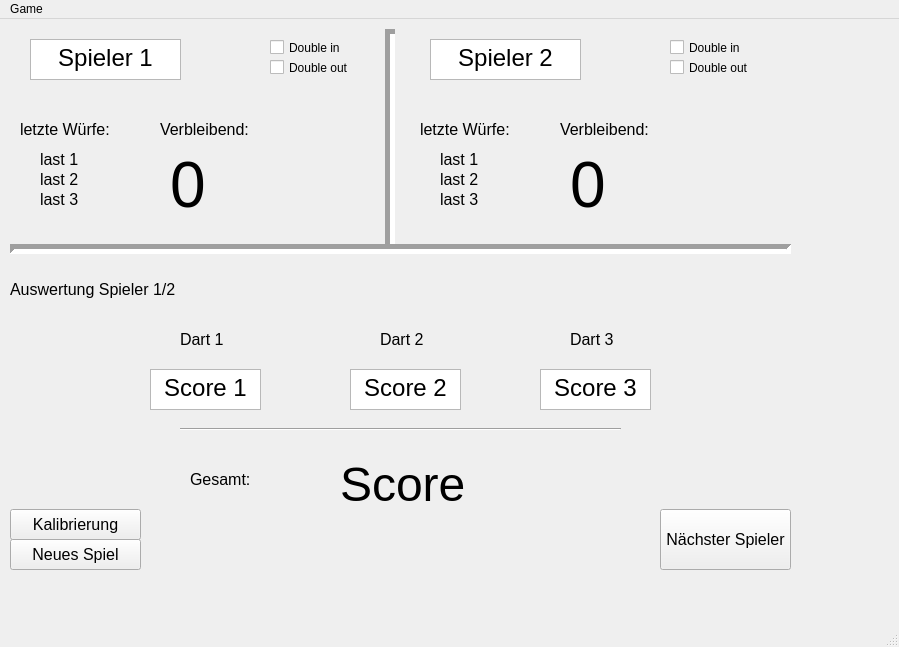
<?xml version="1.0" encoding="UTF-8"?>
<ui version="4.0">
 <class>MainWindow</class>
 <widget class="QMainWindow" name="MainWindow">
  <property name="geometry">
   <rect>
    <x>0</x>
    <y>0</y>
    <width>899</width>
    <height>647</height>
   </rect>
  </property>
  <property name="windowTitle">
   <string>MainWindow</string>
  </property>
  <widget class="QWidget" name="centralwidget">
   <widget class="QTextEdit" name="spieler1_textbox">
    <property name="geometry">
     <rect>
      <x>30</x>
      <y>20</y>
      <width>151</width>
      <height>41</height>
     </rect>
    </property>
    <property name="html">
     <string>&lt;!DOCTYPE HTML PUBLIC &quot;-//W3C//DTD HTML 4.0//EN&quot; &quot;http://www.w3.org/TR/REC-html40/strict.dtd&quot;&gt;
&lt;html&gt;&lt;head&gt;&lt;meta name=&quot;qrichtext&quot; content=&quot;1&quot; /&gt;&lt;style type=&quot;text/css&quot;&gt;
p, li { white-space: pre-wrap; }
&lt;/style&gt;&lt;/head&gt;&lt;body style=&quot; font-family:'MS Shell Dlg 2'; font-size:8.25pt; font-weight:400; font-style:normal;&quot;&gt;
&lt;p align=&quot;center&quot; style=&quot; margin-top:0px; margin-bottom:0px; margin-left:0px; margin-right:0px; -qt-block-indent:0; text-indent:0px;&quot;&gt;&lt;span style=&quot; font-size:18pt;&quot;&gt;Spieler 1&lt;/span&gt;&lt;/p&gt;&lt;/body&gt;&lt;/html&gt;</string>
    </property>
   </widget>
   <widget class="QTextEdit" name="spieler2_textbox">
    <property name="geometry">
     <rect>
      <x>430</x>
      <y>20</y>
      <width>151</width>
      <height>41</height>
     </rect>
    </property>
    <property name="html">
     <string>&lt;!DOCTYPE HTML PUBLIC &quot;-//W3C//DTD HTML 4.0//EN&quot; &quot;http://www.w3.org/TR/REC-html40/strict.dtd&quot;&gt;
&lt;html&gt;&lt;head&gt;&lt;meta name=&quot;qrichtext&quot; content=&quot;1&quot; /&gt;&lt;style type=&quot;text/css&quot;&gt;
p, li { white-space: pre-wrap; }
&lt;/style&gt;&lt;/head&gt;&lt;body style=&quot; font-family:'MS Shell Dlg 2'; font-size:8.25pt; font-weight:400; font-style:normal;&quot;&gt;
&lt;p align=&quot;center&quot; style=&quot; margin-top:0px; margin-bottom:0px; margin-left:0px; margin-right:0px; -qt-block-indent:0; text-indent:0px;&quot;&gt;&lt;span style=&quot; font-size:18pt;&quot;&gt;Spieler 2&lt;/span&gt;&lt;/p&gt;&lt;/body&gt;&lt;/html&gt;</string>
    </property>
   </widget>
   <widget class="QLabel" name="letzteWuerfe1_label">
    <property name="geometry">
     <rect>
      <x>20</x>
      <y>100</y>
      <width>91</width>
      <height>21</height>
     </rect>
    </property>
    <property name="font">
     <font>
      <pointsize>12</pointsize>
     </font>
    </property>
    <property name="text">
     <string>letzte Würfe:</string>
    </property>
   </widget>
   <widget class="QLabel" name="last1_1_label">
    <property name="geometry">
     <rect>
      <x>40</x>
      <y>130</y>
      <width>51</width>
      <height>21</height>
     </rect>
    </property>
    <property name="font">
     <font>
      <pointsize>12</pointsize>
     </font>
    </property>
    <property name="text">
     <string>last 1</string>
    </property>
   </widget>
   <widget class="QLabel" name="last2_1_label">
    <property name="geometry">
     <rect>
      <x>40</x>
      <y>150</y>
      <width>51</width>
      <height>21</height>
     </rect>
    </property>
    <property name="font">
     <font>
      <pointsize>12</pointsize>
     </font>
    </property>
    <property name="text">
     <string>last 2</string>
    </property>
   </widget>
   <widget class="QLabel" name="last3_1_label">
    <property name="geometry">
     <rect>
      <x>40</x>
      <y>170</y>
      <width>51</width>
      <height>21</height>
     </rect>
    </property>
    <property name="font">
     <font>
      <pointsize>12</pointsize>
     </font>
    </property>
    <property name="text">
     <string>last 3</string>
    </property>
   </widget>
   <widget class="QLabel" name="verbleibend1_label">
    <property name="geometry">
     <rect>
      <x>160</x>
      <y>100</y>
      <width>101</width>
      <height>21</height>
     </rect>
    </property>
    <property name="font">
     <font>
      <pointsize>12</pointsize>
     </font>
    </property>
    <property name="text">
     <string>Verbleibend:</string>
    </property>
   </widget>
   <widget class="QLabel" name="remScore1_label">
    <property name="geometry">
     <rect>
      <x>170</x>
      <y>120</y>
      <width>241</width>
      <height>91</height>
     </rect>
    </property>
    <property name="font">
     <font>
      <pointsize>48</pointsize>
     </font>
    </property>
    <property name="text">
     <string>0</string>
    </property>
   </widget>
   <widget class="QLabel" name="auswertung_label">
    <property name="geometry">
     <rect>
      <x>10</x>
      <y>260</y>
      <width>171</width>
      <height>21</height>
     </rect>
    </property>
    <property name="font">
     <font>
      <pointsize>12</pointsize>
     </font>
    </property>
    <property name="text">
     <string>Auswertung Spieler 1/2</string>
    </property>
   </widget>
   <widget class="QLabel" name="dart1_label">
    <property name="geometry">
     <rect>
      <x>180</x>
      <y>310</y>
      <width>61</width>
      <height>21</height>
     </rect>
    </property>
    <property name="font">
     <font>
      <pointsize>12</pointsize>
     </font>
    </property>
    <property name="text">
     <string>Dart 1</string>
    </property>
   </widget>
   <widget class="QLabel" name="dart2_label">
    <property name="geometry">
     <rect>
      <x>380</x>
      <y>310</y>
      <width>61</width>
      <height>21</height>
     </rect>
    </property>
    <property name="font">
     <font>
      <pointsize>12</pointsize>
     </font>
    </property>
    <property name="text">
     <string>Dart 2</string>
    </property>
   </widget>
   <widget class="QLabel" name="dart3_label">
    <property name="geometry">
     <rect>
      <x>570</x>
      <y>310</y>
      <width>61</width>
      <height>21</height>
     </rect>
    </property>
    <property name="font">
     <font>
      <pointsize>12</pointsize>
     </font>
    </property>
    <property name="text">
     <string>Dart 3</string>
    </property>
   </widget>
   <widget class="QTextEdit" name="score1_label">
    <property name="geometry">
     <rect>
      <x>150</x>
      <y>350</y>
      <width>111</width>
      <height>41</height>
     </rect>
    </property>
    <property name="cursor" stdset="0">
     <cursorShape>IBeamCursor</cursorShape>
    </property>
    <property name="html">
     <string>&lt;!DOCTYPE HTML PUBLIC &quot;-//W3C//DTD HTML 4.0//EN&quot; &quot;http://www.w3.org/TR/REC-html40/strict.dtd&quot;&gt;
&lt;html&gt;&lt;head&gt;&lt;meta name=&quot;qrichtext&quot; content=&quot;1&quot; /&gt;&lt;style type=&quot;text/css&quot;&gt;
p, li { white-space: pre-wrap; }
&lt;/style&gt;&lt;/head&gt;&lt;body style=&quot; font-family:'MS Shell Dlg 2'; font-size:8.25pt; font-weight:400; font-style:normal;&quot;&gt;
&lt;p align=&quot;center&quot; style=&quot; margin-top:0px; margin-bottom:0px; margin-left:0px; margin-right:0px; -qt-block-indent:0; text-indent:0px;&quot;&gt;&lt;span style=&quot; font-size:18pt;&quot;&gt;Score 1&lt;/span&gt;&lt;/p&gt;&lt;/body&gt;&lt;/html&gt;</string>
    </property>
   </widget>
   <widget class="QTextEdit" name="score2_label">
    <property name="geometry">
     <rect>
      <x>350</x>
      <y>350</y>
      <width>111</width>
      <height>41</height>
     </rect>
    </property>
    <property name="html">
     <string>&lt;!DOCTYPE HTML PUBLIC &quot;-//W3C//DTD HTML 4.0//EN&quot; &quot;http://www.w3.org/TR/REC-html40/strict.dtd&quot;&gt;
&lt;html&gt;&lt;head&gt;&lt;meta name=&quot;qrichtext&quot; content=&quot;1&quot; /&gt;&lt;style type=&quot;text/css&quot;&gt;
p, li { white-space: pre-wrap; }
&lt;/style&gt;&lt;/head&gt;&lt;body style=&quot; font-family:'MS Shell Dlg 2'; font-size:8.25pt; font-weight:400; font-style:normal;&quot;&gt;
&lt;p align=&quot;center&quot; style=&quot; margin-top:0px; margin-bottom:0px; margin-left:0px; margin-right:0px; -qt-block-indent:0; text-indent:0px;&quot;&gt;&lt;span style=&quot; font-size:18pt;&quot;&gt;Score 2&lt;/span&gt;&lt;/p&gt;&lt;/body&gt;&lt;/html&gt;</string>
    </property>
   </widget>
   <widget class="QTextEdit" name="score3_label">
    <property name="geometry">
     <rect>
      <x>540</x>
      <y>350</y>
      <width>111</width>
      <height>41</height>
     </rect>
    </property>
    <property name="html">
     <string>&lt;!DOCTYPE HTML PUBLIC &quot;-//W3C//DTD HTML 4.0//EN&quot; &quot;http://www.w3.org/TR/REC-html40/strict.dtd&quot;&gt;
&lt;html&gt;&lt;head&gt;&lt;meta name=&quot;qrichtext&quot; content=&quot;1&quot; /&gt;&lt;style type=&quot;text/css&quot;&gt;
p, li { white-space: pre-wrap; }
&lt;/style&gt;&lt;/head&gt;&lt;body style=&quot; font-family:'MS Shell Dlg 2'; font-size:8.25pt; font-weight:400; font-style:normal;&quot;&gt;
&lt;p align=&quot;center&quot; style=&quot; margin-top:0px; margin-bottom:0px; margin-left:0px; margin-right:0px; -qt-block-indent:0; text-indent:0px;&quot;&gt;&lt;span style=&quot; font-size:18pt;&quot;&gt;Score 3&lt;/span&gt;&lt;/p&gt;&lt;/body&gt;&lt;/html&gt;</string>
    </property>
   </widget>
   <widget class="QLabel" name="gesamt_label">
    <property name="geometry">
     <rect>
      <x>190</x>
      <y>450</y>
      <width>141</width>
      <height>21</height>
     </rect>
    </property>
    <property name="font">
     <font>
      <pointsize>12</pointsize>
     </font>
    </property>
    <property name="text">
     <string>Gesamt:</string>
    </property>
   </widget>
   <widget class="QLabel" name="last3_2_label">
    <property name="geometry">
     <rect>
      <x>440</x>
      <y>170</y>
      <width>51</width>
      <height>21</height>
     </rect>
    </property>
    <property name="font">
     <font>
      <pointsize>12</pointsize>
     </font>
    </property>
    <property name="text">
     <string>last 3</string>
    </property>
   </widget>
   <widget class="QLabel" name="remScore2_label">
    <property name="geometry">
     <rect>
      <x>570</x>
      <y>120</y>
      <width>251</width>
      <height>91</height>
     </rect>
    </property>
    <property name="font">
     <font>
      <pointsize>48</pointsize>
     </font>
    </property>
    <property name="text">
     <string>0</string>
    </property>
   </widget>
   <widget class="QLabel" name="verbleibend2_label">
    <property name="geometry">
     <rect>
      <x>560</x>
      <y>100</y>
      <width>101</width>
      <height>21</height>
     </rect>
    </property>
    <property name="font">
     <font>
      <pointsize>12</pointsize>
     </font>
    </property>
    <property name="text">
     <string>Verbleibend:</string>
    </property>
   </widget>
   <widget class="QLabel" name="letzteWuerfe2_label">
    <property name="geometry">
     <rect>
      <x>420</x>
      <y>100</y>
      <width>91</width>
      <height>21</height>
     </rect>
    </property>
    <property name="font">
     <font>
      <pointsize>12</pointsize>
     </font>
    </property>
    <property name="text">
     <string>letzte Würfe:</string>
    </property>
   </widget>
   <widget class="QLabel" name="last2_2_label">
    <property name="geometry">
     <rect>
      <x>440</x>
      <y>150</y>
      <width>51</width>
      <height>21</height>
     </rect>
    </property>
    <property name="font">
     <font>
      <pointsize>12</pointsize>
     </font>
    </property>
    <property name="text">
     <string>last 2</string>
    </property>
   </widget>
   <widget class="QLabel" name="last1_2_label">
    <property name="geometry">
     <rect>
      <x>440</x>
      <y>130</y>
      <width>51</width>
      <height>21</height>
     </rect>
    </property>
    <property name="font">
     <font>
      <pointsize>12</pointsize>
     </font>
    </property>
    <property name="text">
     <string>last 1</string>
    </property>
   </widget>
   <widget class="QLabel" name="gesScore_label">
    <property name="geometry">
     <rect>
      <x>340</x>
      <y>420</y>
      <width>241</width>
      <height>91</height>
     </rect>
    </property>
    <property name="font">
     <font>
      <pointsize>36</pointsize>
     </font>
    </property>
    <property name="text">
     <string>Score</string>
    </property>
   </widget>
   <widget class="QPushButton" name="nextPlayer_button">
    <property name="geometry">
     <rect>
      <x>660</x>
      <y>490</y>
      <width>131</width>
      <height>61</height>
     </rect>
    </property>
    <property name="font">
     <font>
      <pointsize>12</pointsize>
     </font>
    </property>
    <property name="text">
     <string>Nächster Spieler</string>
    </property>
   </widget>
   <widget class="QPushButton" name="neuesSpiel_button">
    <property name="geometry">
     <rect>
      <x>10</x>
      <y>520</y>
      <width>131</width>
      <height>31</height>
     </rect>
    </property>
    <property name="font">
     <font>
      <pointsize>12</pointsize>
     </font>
    </property>
    <property name="text">
     <string>Neues Spiel</string>
    </property>
   </widget>
   <widget class="QPushButton" name="kalibrierungs_button">
    <property name="geometry">
     <rect>
      <x>10</x>
      <y>490</y>
      <width>131</width>
      <height>31</height>
     </rect>
    </property>
    <property name="font">
     <font>
      <pointsize>12</pointsize>
     </font>
    </property>
    <property name="text">
     <string>Kalibrierung</string>
    </property>
   </widget>
   <widget class="QCheckBox" name="doubleOut1_checkbox">
    <property name="geometry">
     <rect>
      <x>270</x>
      <y>40</y>
      <width>81</width>
      <height>17</height>
     </rect>
    </property>
    <property name="text">
     <string>Double out</string>
    </property>
   </widget>
   <widget class="QCheckBox" name="doubleIn1_checkbox">
    <property name="geometry">
     <rect>
      <x>270</x>
      <y>20</y>
      <width>81</width>
      <height>17</height>
     </rect>
    </property>
    <property name="text">
     <string>Double in</string>
    </property>
   </widget>
   <widget class="QCheckBox" name="doubleIn2_checkbox">
    <property name="geometry">
     <rect>
      <x>670</x>
      <y>20</y>
      <width>81</width>
      <height>17</height>
     </rect>
    </property>
    <property name="text">
     <string>Double in</string>
    </property>
   </widget>
   <widget class="QCheckBox" name="doubleOut1_checkbox_2">
    <property name="geometry">
     <rect>
      <x>670</x>
      <y>40</y>
      <width>81</width>
      <height>17</height>
     </rect>
    </property>
    <property name="text">
     <string>Double out</string>
    </property>
   </widget>
   <widget class="Line" name="line">
    <property name="geometry">
     <rect>
      <x>10</x>
      <y>220</y>
      <width>781</width>
      <height>20</height>
     </rect>
    </property>
    <property name="lineWidth">
     <number>5</number>
    </property>
    <property name="orientation">
     <enum>Qt::Horizontal</enum>
    </property>
   </widget>
   <widget class="Line" name="line_2">
    <property name="geometry">
     <rect>
      <x>180</x>
      <y>400</y>
      <width>441</width>
      <height>20</height>
     </rect>
    </property>
    <property name="orientation">
     <enum>Qt::Horizontal</enum>
    </property>
   </widget>
   <widget class="Line" name="line_3">
    <property name="geometry">
     <rect>
      <x>380</x>
      <y>10</y>
      <width>20</width>
      <height>221</height>
     </rect>
    </property>
    <property name="lineWidth">
     <number>5</number>
    </property>
    <property name="orientation">
     <enum>Qt::Vertical</enum>
    </property>
   </widget>
   <zorder>spieler1_textbox</zorder>
   <zorder>spieler2_textbox</zorder>
   <zorder>letzteWuerfe1_label</zorder>
   <zorder>last1_1_label</zorder>
   <zorder>last2_1_label</zorder>
   <zorder>last3_1_label</zorder>
   <zorder>verbleibend1_label</zorder>
   <zorder>remScore1_label</zorder>
   <zorder>auswertung_label</zorder>
   <zorder>dart1_label</zorder>
   <zorder>dart2_label</zorder>
   <zorder>dart3_label</zorder>
   <zorder>score1_label</zorder>
   <zorder>score2_label</zorder>
   <zorder>score3_label</zorder>
   <zorder>gesamt_label</zorder>
   <zorder>last3_2_label</zorder>
   <zorder>remScore2_label</zorder>
   <zorder>verbleibend2_label</zorder>
   <zorder>letzteWuerfe2_label</zorder>
   <zorder>last2_2_label</zorder>
   <zorder>last1_2_label</zorder>
   <zorder>gesScore_label</zorder>
   <zorder>nextPlayer_button</zorder>
   <zorder>neuesSpiel_button</zorder>
   <zorder>kalibrierungs_button</zorder>
   <zorder>doubleOut1_checkbox</zorder>
   <zorder>doubleIn1_checkbox</zorder>
   <zorder>doubleIn2_checkbox</zorder>
   <zorder>doubleOut1_checkbox_2</zorder>
   <zorder>line_2</zorder>
   <zorder>line_3</zorder>
   <zorder>line</zorder>
  </widget>
  <widget class="QMenuBar" name="menubar">
   <property name="geometry">
    <rect>
     <x>0</x>
     <y>0</y>
     <width>899</width>
     <height>21</height>
    </rect>
   </property>
   <widget class="QMenu" name="menuGame">
    <property name="title">
     <string>Game</string>
    </property>
    <addaction name="actionStart_new_game"/>
    <addaction name="actionSave_game"/>
    <addaction name="actionLoad_game"/>
   </widget>
   <addaction name="menuGame"/>
  </widget>
  <widget class="QStatusBar" name="statusbar"/>
  <action name="actionStart_new_game">
   <property name="text">
    <string>Start new game</string>
   </property>
  </action>
  <action name="actionSave_game">
   <property name="text">
    <string>Save game</string>
   </property>
  </action>
  <action name="actionLoad_game">
   <property name="text">
    <string>Load game</string>
   </property>
  </action>
 </widget>
 <resources/>
 <connections/>
</ui>
